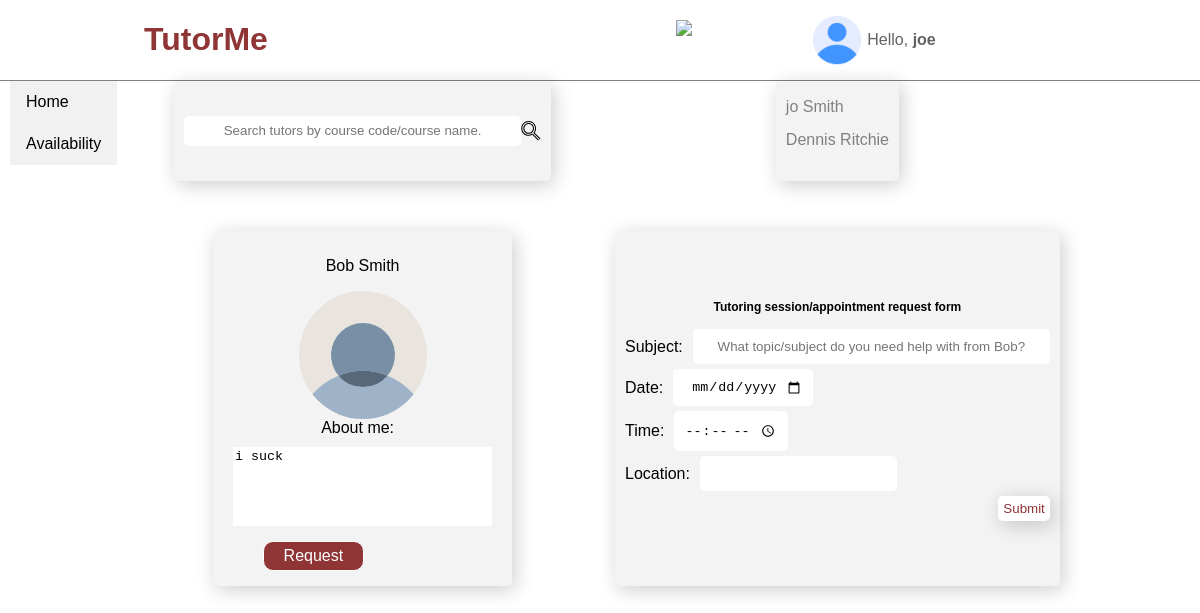
Page /app/reserve/2/2/2/ (signed in) on the committed database.
### log_in/models.py (models this page shows)
class CustomUser(AbstractUser):
    FRESHMAN = 'FR'
    SOPHOMORE = 'SO'
    JUNIOR = 'JR'
    SENIOR = 'SR'
    GRADUATE = 'GR'
    YEAR_IN_SCHOOL_CHOICES = [
            (FRESHMAN, 'Freshman'),
            (SOPHOMORE, 'Sophomore'),
            (JUNIOR, 'Junior'),
            (SENIOR, 'Senior'),
            (GRADUATE, 'Graduate'),
            ]
    year = models.CharField(
            max_length=2,
            choices=YEAR_IN_SCHOOL_CHOICES,
            default=FRESHMAN,
            blank=True
            )
    school = models.ForeignKey(School, on_delete=models.CASCADE, null=True)
    rate = models.DecimalField(decimal_places=2, max_digits=5, blank=True, null=True)

class UserCoursesMap(models.Model):
    SPRING = 0
    SUMMER = 1
    FALL = 2
    WINTER = 3
    SEMESTER_CHOICES = [
            (SPRING, 'Spring'),
            (SUMMER, 'Summer'),
            (FALL, 'Fall'),
            (WINTER, 'Winter'),
            ]
    user = models.ForeignKey(CustomUser, on_delete=models.CASCADE)
    taking_course = models.ForeignKey(Course, on_delete=models.CASCADE)
    semester = models.IntegerField(
            choices=SEMESTER_CHOICES,
            default=FALL,
            )
    year_taken = models.IntegerField(default=date.today().year, blank=True)

class TutorProfile(models.Model):
    user = models.ForeignKey(CustomUser, on_delete = models.CASCADE)
    about = models.TextField()

### log_in/views.py (the view, shortened to what this page needs)
# urls.py: path('reserve/<int:user_id>/<int:tutor_id>/<int:course_id>/', views.requestAppt, name='request-appt'),
def requestAppt(request, user_id, tutor_id, course_id):
    context = {}
    groupName = request.user.groups.get().name
    if (groupName == "tutors"):
        context['isTutor'] = True
        context['isStudent'] = False
    elif (groupName == "students"):
        context['isStudent'] = True
        context['isTutor'] = False
    context['course_id'] = course_id
    user_course_map_qs = UserCoursesMap.objects.filter(taking_course_id = course_id)
    context['resultsqs'] = user_course_map_qs
    context['user_id'] = user_id
    context['tutor_id'] = tutor_id
    context['tutor'] = TutorProfile.objects.get(user_id= tutor_id)
    if request.method == "GET":
        return render(request, 'log_in/tutor-appt-form.html', context)

### log_in/templates/log_in/tutor-appt-form.html (shortened to what this page needs)
{% extends 'log_in/find-tutors-overview.html' %}
{% load static %}
{% block styles %}
{{ block.super }}
<link rel="stylesheet" type="text/css" href="{% static 'log_in/css/tutor-appt-form.css' %}">
{% endblock %}
{% block reservation %}
<article class="reserve-box">
    <h1 class="article-headings">Tutoring session/appointment request form</h1>
    <form method="post" action="{% url 'request-appt' user_id tutor_id course_id %}">
    <div class="lbl-ipt-grp">
        <label for="subject">Subject: </label>
        <input type="text" id="subject" name="subject" size="40" placeholder="What topic/subject do you need help with from {{ tutor.user.first_name }}?" autocomplete="off" required></input>
    </div>
    <div class="lbl-ipt-grp">
        <label for="day">Date: </label>
        <input type="date" id="day" name="date" required></input>
    </div>
    <div class="lbl-ipt-grp">
        <label for="time">Time: </label>
        <input type="time" id="time" name="time" required></input>
    </div>
    <div class="lbl-ipt-grp">
        <label for="location">Location: </label>
        <input type="text" id="location" name="location" required></input>
    </div>
    <div class="section-btns">
        <button type="submit" class="article-btns">Submit</button>
    </div>
    </form>
</article>
{% endblock %}

### log_in/templates/log_in/find-tutors-overview.html (shortened to what this page needs)
{% extends 'log_in/find-tutors-list.html' %}
{% load static %}
{% block about_tutor %}
<article class="about-box">
    {% if tutor %}
    <p class="tutor-heading">{{ tutor.user.first_name }} {{tutor.user.last_name }}</p>
    {% if profile.image %}
    {% else %}
    <img class="profile-pic" src="{% static 'log_in/image/blankprofileimage.svg' %}">
    {% endif %}
    <label for="about">About me: </label>
    <textarea cols="30" rows="5" wrap="hard" readonly>{{ tutor.about }}</textarea>
    <div class="user-btns-box">
        <a href="{% url 'request-appt' user.id tutor.user_id course_id %}">Request</a>
    </div>
    {% endif %}
</article>
{% endblock %}

### log_in/templates/log_in/find-tutors-list.html (shortened to what this page needs)
{% extends 'log_in/find-tutors.html' %}
{% load static %}
{% block styles %}
	{{ block.super }}
	<link rel="stylesheet" type="text/css" href="{% static 'log_in/css/find-tutors-list.css' %}">
{% endblock %}
{% block tutor_search_results %}
<article class="search-results-box">
    {% if resultsqs %}
    <table>
    {% for user_course_map in resultsqs %}
    <tr>
        <a class="list-links" href="{% url 'view-tutor-profile' user_course_map.user.id course_id %}" title="Tutor brief.">{{ user_course_map.user.first_name }} {{ user_course_map.user.last_name }}</a>
    </tr>
    {% endfor %}
    </table>
    {% endif %}
</article>
{% endblock %}

### log_in/templates/log_in/base_profile_refac.html (shortened to what this page needs)
{% extends "log_in/index.html" %}
{% load static %}
{% block nav-right-section %}
<div class="nav-right-box">
	<div class="dropdown">
		<img id="notifications-bell" src="{% static '/log_in/image/note-bell.svg' %}">
	</div>
	<div class="dropdown">
		<div class="icon-greeting-box">
			<img id="profile-icon" src="{% static '/log_in/image/user.png' %}">
			<div class="custom-greeting">
				<span>Hello, <b>{{ user.username }}</b></span>
			</div>
		</div>
	</div>
</div>
{% endblock %}
{% block main-body %}
<div class="body-box">
	<div class="sidebar-nav">
        <a href="{% url 'account' %}">Home</a>
    {% if isTutor %}
        <a href="#">Availability</a>
    {% endif %}
	</div>
	{% block main-content %}{% endblock %}
</div>
{% endblock %}

### log_in/static/log_in/css/profile.css (style rules this page uses)
.dropdown { position: relative; display: inline-block; }

### log_in/static/log_in/css/index.css (style rules this page uses)
body { margin: 0; font-family: sans-serif; }
article input { padding: 10px; border: none; border-radius: 5px; text-align: center; }
article label { margin-right: 10px; }
.nav-right-box { display: flex; justify-content: space-evenly; width: 500px; }
.user-btns-box a { text-decoration: none; background-color: #8f3535; color: white; padding: 5px 20px; border-radius: 10px; border: 1px solid white; }
.user-btns-box { display: flex; align-items: center; width: 200px; justify-content: space-between; }
#notifications-bell { height: 40px; width: auto; }
#profile-icon { height: 50px; width: auto; }
.icon-greeting-box { display: flex; align-items: center; }
.dropdown { display: flex; align-items: center; }
.custom-greeting { margin-left: 5px; color: #0000009c; }
.body-box { display:flex; }
article { background-color: #f3f3f3; margin: 25px; border-radius: 5px; box-shadow: 3px 4px 20px 0px rgb(0 0 0 / 20%); }
.lbl-ipt-grp, .lbl-ipt-grp form { display: flex; align-items: center; }

### log_in/static/log_in/css/base-profile.css (style rules this page uses)
.sidebar-nav { width: min-content; height: max-content; background-color: #f1f1f1; display: flex; justify-content: center; position: absolute; left: 10px; flex-direction: column; }
.sidebar-nav a { color: black; padding: 12px 16px; text-decoration: none; display: block; }
.article-headings { font-size: 16px; text-align: center; }
tr { font-size: 12px; }
table { background-color: white; }
table tr:nth-child(even) { background-color: #f2f2f2; }

### log_in/static/log_in/css/find-tutors.css (style rules this page uses)
.search-results-box { grid-area: re; }
.about-box { grid-area: av; }
.reserve-box { grid-area: rs; }
article { width: max-content; margin: 0 auto; padding: 10px; display: flex; flex-direction: column; justify-content: center; align-items: center; }
article div { margin: 5px 0px; }
img { margin: 0px 10px; }
.section-btns { display: flex; width: 100%; justify-content: right; }
.delete-icon, img { margin: 0; }

### log_in/static/log_in/css/find-tutors-list.css (style rules this page uses)
.search-results-box { justify-content: space-around; align-items: start; padding: 10px; width: max-content; }
.list-links { text-decoration: none; color: grey; }
.profile-pic { width: 128px; border-radius: 50%; }
textarea { border: none; margin: 10px; resize: none; }

### log_in/static/log_in/css/tutor-appt-form.css (style rules this page uses)
.article-headings { font-size: 12px; }
.article-btns { text-decoration: none; border-radius: 5px; background-color: white; padding: 5px; color: #8f3535; box-shadow: 3px 4px 20px 0px rgb(0 0 0 / 20%); border: none; }

### rows in the picture
CustomUser: username "joe"
UserCoursesMap: user.first_name "jo", user.last_name "Smith"
UserCoursesMap: user.first_name "Dennis", user.last_name "Ritchie"
TutorProfile: user.first_name "Bob", user.last_name "Smith", about "i suck", subject "What topic/subject do you need help with from Bob?"
